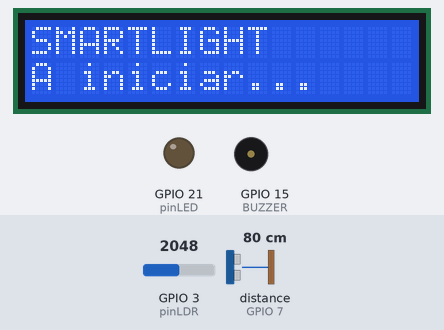
Bench run of a sketch on a simulated ESP32-C6. Shown: 16×2 character LCD, output pins drawn as LEDs (lit = HIGH), buzzer (waves = sounding). Wiring (inferred from the names in the program): ultrasonic range finder: trigger GPIO 4; echo GPIO 7. Inputs (shaded band) come from the test bench; at power-on: GPIO 3 (pinLDR) = 2048, distance to the obstacle (sensor on GPIO 7) 80 cm. The echo pulse lasts 58.3 µs per cm; nothing arrives over Bluetooth unless stated; a phone connects over Bluetooth LE 3 s after start; pins used as bus, display or sensor lines are not drawn; what the sketch prints to the serial monitor is not drawn.

Above: at 0.2 s.
2.6 s: GPIO 3 (pinLDR) set to 1827
7.3 s: GPIO 3 (pinLDR) set to 1759
At 10.4 s:
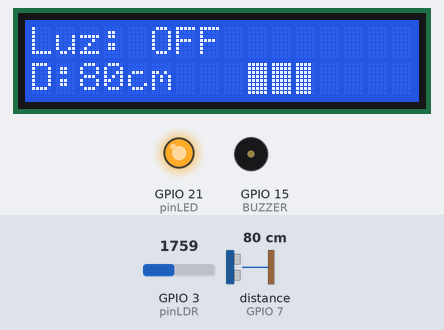
11.5 s: distance to the obstacle (sensor on GPIO 7) set to 115 cm
At 14.5 s:
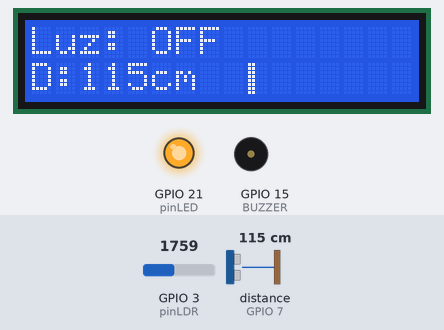
16.2 s: distance to the obstacle (sensor on GPIO 7) set to 123 cm
At 17.5 s:
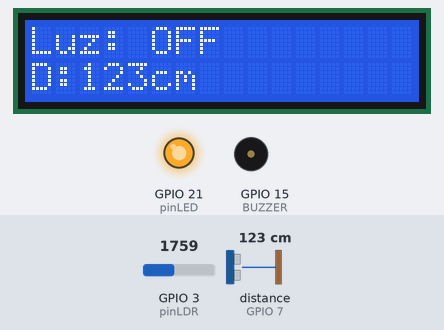
18.1 s: distance to the obstacle (sensor on GPIO 7) set to 2 cm
At 18.69 s:
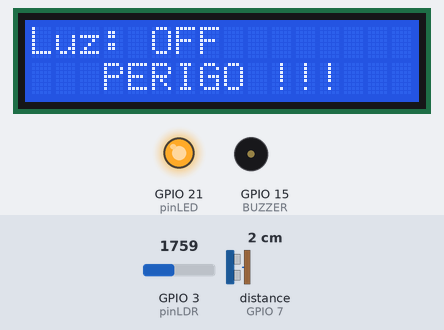
20.3 s: distance to the obstacle (sensor on GPIO 7) set to 22 cm
22.2 s: distance to the obstacle (sensor on GPIO 7) set to 28 cm
At 23.51 s:
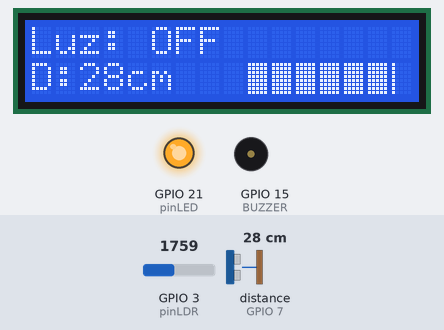
Timing chart, 0 to 26.2 s (numbered marks = the images above; inputs shaded):
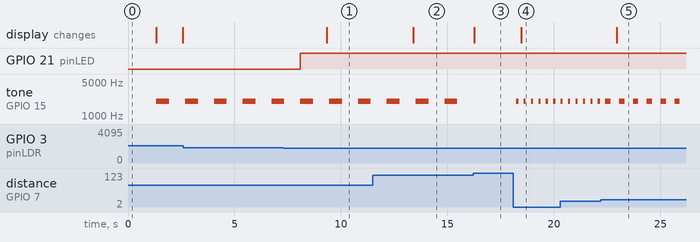

Measured:
- the behaviour switches between 1800 and 1799 on GPIO 3 (pinLDR) (found by bisection; images 0 and 1)
- the behaviour switches between 120 and 121 cm on distance to the obstacle (sensor on GPIO 7) (found by bisection; images 2 and 3)
- the behaviour switches between 24 and 25 cm on distance to the obstacle (sensor on GPIO 7) (found by bisection; images 4 and 5)
- after the input at 7.3 s, GPIO 21 (pinLED): LOW → HIGH after 0.79 s; the display: changes after 2.0 s (image 1)
- after the input at 11.5 s, the display: changes after 1.9 s (image 2)
- after the input at 16.2 s, tone on GPIO 15 (BUZZER): stays silent (without the input it goes to 2000 Hz after 0.02 s); the display: changes after 0.05 s (image 3)
- after the input at 18.1 s, tone on GPIO 15 (BUZZER): alternates 2000 Hz for 0.10 s and silent for 0.25 s, starting after 0.14 s; the display: changes after 0.36 s (image 4)
- after the input at 22.2 s, tone on GPIO 15 (BUZZER): alternates 2000 Hz for 0.25 s and silent for 0.40 s, starting after 0.46 s; the display: changes after 0.74 s (image 5)

The sketch:

Codigocompleto.ino
```cpp
#include <NimBLEDevice.h>
#include <Wire.h>
#include "DFRobot_RGBLCD1602.h"

DFRobot_RGBLCD1602 lcd(16, 2);

#define NOME_BLUETOOTH "ESP32-C6-SENSORES"

int pinLDR = 3;
int pinLED = 21;

#define TRIG 4
#define ECHO 7
#define BUZZER 15

int limiteEscuro = 1500;
int limiteClaro  = 1800;
bool luzLigada = false;

NimBLECharacteristic* pCharacteristicLED;
NimBLECharacteristic* pCharacteristicLuz;
NimBLECharacteristic* pCharacteristicDistancia;
NimBLECharacteristic* pCharacteristicAviso;

byte barra0[8] = {0b00000,0b00000,0b00000,0b00000,0b00000,0b00000,0b00000,0b00000};
byte barra1[8] = {0b10000,0b10000,0b10000,0b10000,0b10000,0b10000,0b10000,0b10000};
byte barra2[8] = {0b11000,0b11000,0b11000,0b11000,0b11000,0b11000,0b11000,0b11000};
byte barra3[8] = {0b11100,0b11100,0b11100,0b11100,0b11100,0b11100,0b11100,0b11100};
byte barra4[8] = {0b11110,0b11110,0b11110,0b11110,0b11110,0b11110,0b11110,0b11110};
byte barra5[8] = {0b11111,0b11111,0b11111,0b11111,0b11111,0b11111,0b11111,0b11111};

void setup() {
  Serial.begin(115200);

  Wire.begin(8, 9);
  lcd.init();

  lcd.customSymbol(0, barra0);
  lcd.customSymbol(1, barra1);
  lcd.customSymbol(2, barra2);
  lcd.customSymbol(3, barra3);
  lcd.customSymbol(4, barra4);
  lcd.customSymbol(5, barra5);

  lcd.setCursor(0, 0);
  lcd.print("SMARTLIGHT");
  lcd.setCursor(0, 1);
  lcd.print("A iniciar...");
  delay(1200);
  lcd.clear();

  pinMode(pinLED, OUTPUT);
  pinMode(TRIG, OUTPUT);
  pinMode(ECHO, INPUT);
  pinMode(BUZZER, OUTPUT);

  NimBLEDevice::init(NOME_BLUETOOTH);
  NimBLEDevice::setPower(ESP_PWR_LVL_P9);

  NimBLEServer* pServer = NimBLEDevice::createServer();
  NimBLEService* pService = pServer->createService("FFE0");

  pCharacteristicLED       = pService->createCharacteristic("LED",   NIMBLE_PROPERTY::READ | NIMBLE_PROPERTY::NOTIFY);
  pCharacteristicLuz       = pService->createCharacteristic("LUZ",   NIMBLE_PROPERTY::READ | NIMBLE_PROPERTY::NOTIFY);
  pCharacteristicDistancia = pService->createCharacteristic("DIST",  NIMBLE_PROPERTY::READ | NIMBLE_PROPERTY::NOTIFY);
  pCharacteristicAviso     = pService->createCharacteristic("AVISO", NIMBLE_PROPERTY::READ | NIMBLE_PROPERTY::NOTIFY);

  pCharacteristicLED->setValue("DESLIGADO");
  pCharacteristicLuz->setValue("0");
  pCharacteristicDistancia->setValue("0.0");
  pCharacteristicAviso->setValue("SEGURO");

  pService->start();

  NimBLEAdvertising* pAdvertising = NimBLEDevice::getAdvertising();
  pAdvertising->addServiceUUID("FFE0");
  pAdvertising->start();

  Serial.println("BLE ativo e LCD ligado!");
}

void loop() {

  int valorLuz = analogRead(pinLDR);

  if (!luzLigada && valorLuz > limiteEscuro) {
    digitalWrite(pinLED, LOW);
    luzLigada = true;
  }
  if (luzLigada && valorLuz < limiteClaro) {
    digitalWrite(pinLED, HIGH);
    luzLigada = false;
  }

  float distancia = medirDistancia();
  bool aviso = false;

  int delayBuzzer = 0;

  if (distancia > 0 && distancia <= 25) {
    delayBuzzer = 100;
  }
  else if (distancia <= 60) {
    delayBuzzer = 250;
  }
  else if (distancia <= 120) {
    delayBuzzer = 600;
  }
  else {
    delayBuzzer = 0;
  }

  if (delayBuzzer > 0) {
    tone(BUZZER, 2000);
    delay(delayBuzzer);
    noTone(BUZZER);
    delay(delayBuzzer);
    aviso = true;
  }
  else {
    noTone(BUZZER);
    aviso = false;
  }

  lcd.clear();
  lcd.setCursor(0, 0);
  lcd.print("Luz: ");
  lcd.print(luzLigada ? "ON " : "OFF");

  if (aviso && distancia > 0 && distancia <= 25) {
    lcd.setCursor(0, 1);
    lcd.print("   PERIGO !!!   ");
  }
  else {
    lcd.setCursor(0, 1);
    lcd.print("D:");
    lcd.print(distancia, 0);
    lcd.print("cm ");

    int nivel = map(distancia, 0, 120, 40, 0);
    if (nivel < 0) nivel = 0;
    if (nivel > 40) nivel = 40;

    lcd.setCursor(9, 1);

    for (int bloco = 0; bloco < 8; bloco++) {
      int resto = nivel - (bloco * 5);

      if (resto >= 5)      lcd.print((char)5);
      else if (resto == 4) lcd.print((char)4);
      else if (resto == 3) lcd.print((char)3);
      else if (resto == 2) lcd.print((char)2);
      else if (resto == 1) lcd.print((char)1);
      else                 lcd.print((char)0);
    }
  }

  pCharacteristicLED->setValue(luzLigada ? "LIGADO" : "DESLIGADO");
  pCharacteristicLuz->setValue(String(valorLuz).c_str());
  pCharacteristicDistancia->setValue(String(distancia, 1).c_str());
  pCharacteristicAviso->setValue(aviso ? "PERIGO" : "SEGURO");

  pCharacteristicLED->notify();
  pCharacteristicLuz->notify();
  pCharacteristicDistancia->notify();
  pCharacteristicAviso->notify();

  Serial.print("LED: "); Serial.print(luzLigada ? "LIGADO" : "DESLIGADO");
  Serial.print(" | Luz: "); Serial.print(valorLuz);
  Serial.print(" | Dist: "); Serial.print(distancia, 1);
  Serial.print(" | Aviso: "); Serial.println(aviso ? "PERIGO" : "SEGURO");

  delay(120);
}

float medirDistancia() {
  digitalWrite(TRIG, LOW);
  delayMicroseconds(2);
  digitalWrite(TRIG, HIGH);
  delayMicroseconds(10);
  digitalWrite(TRIG, LOW);

  long duracao = pulseIn(ECHO, HIGH, 40000);
  if (duracao == 0) return 0;
  return duracao * 0.0343 / 2;
}
```
